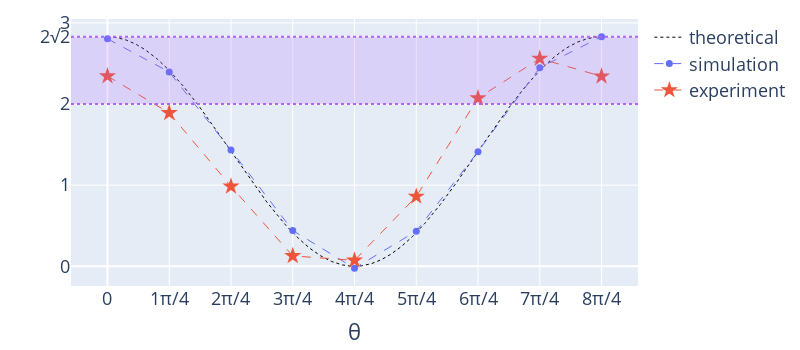

The notebook cell saved with this chart:
### Code cell
fig = go.Figure()

fig.add_hline(
    y = 2 * np.sqrt(2),
    line=dict(
        dash='dot',
        color='#AB63FA',
    )
)
fig.add_hline(
    y = 2,
    line=dict(
        dash='dot',
        color='#AB63FA',
    )
)
fig.add_hrect(
    y0=2., y1=2 * np.sqrt(2), line_width=0,
    fillcolor='#AB63FA',
    opacity=.2
)
fig.update_layout(
    yaxis={
        "tickvals": [0, 1, 2, 2*np.sqrt(2),3],
        "ticktext": [0, 1, 2, '2√2', 3]
    }
)
fig.add_trace(
    go.Scatter(
        x=xs_the, y=chshs_the, mode='lines',
        line=dict(
            dash='dot',
            width=1,
            color='black',
        ),
        name='theoretical'
    )
)
fig.add_trace(
    go.Scatter(
        x=xs_sim, y=chshs_sim, mode='lines+markers',
        line=dict(
            dash='dash',
            width=1.,
            color='#636EFA'
        ),
        marker=dict(
            size=7,
            color='#636EFA',
        ),
        name='simulation',
    )
)
fig.add_trace(
    go.Scatter(
        x=xs_sim, y=chshs_exp[:9],
        line=dict(
            dash='dash',
            width=1.,
            color='#EF553B',
        ),
        marker=dict(
            symbol='star',
            size=13,
            color='#EF553B',
        ),
        name='experiment',
    )
)
fig_size = 50
fig.update_layout(
    font_size=18,
    margin=dict(
        t=10,
        b=20,
        l=30,
        r=40,
    ),
    width=16 * fig_size, height=7 * fig_size,
    xaxis=dict(
        title='θ',
        tickmode='array',
        tickvals=xs_sim,
        ticktext=xs_text,
    ),
    yaxis=dict(
        title='<S>',
    )
)

### Figure 1 — Plotly figure (JSON) as saved in the notebook; plotly's stock layout.template omitted (floating-point values rounded to 4 significant figures; data arrays with more than 128 entries replaced by an {"elided": "..."} marker saying what was removed)
{"data": [{"line": {"color": "black", "dash": "dot", "width": 1}, "mode": "lines", "name": "theoretical", "type": "scatter", "x": {"elided": "1000 float values"}, "y": {"elided": "1000 float values"}}, {"line": {"color": "#636EFA", "dash": "dash", "width": 1}, "marker": {"color": "#636EFA", "size": 7}, "mode": "lines+markers", "name": "simulation", "type": "scatter", "x": [0, 0.7854, 1.571, 2.356, 3.142, 3.927, 4.712, 5.498, 6.283], "y": [2.804, 2.395, 1.432, 0.441, -0.0245, 0.433, 1.413, 2.449, 2.829]}, {"line": {"color": "#EF553B", "dash": "dash", "width": 1}, "marker": {"color": "#EF553B", "size": 13, "symbol": "star"}, "name": "experiment", "type": "scatter", "x": [0, 0.7854, 1.571, 2.356, 3.142, 3.927, 4.712, 5.498, 6.283], "y": [2.344, 1.89, 0.9845, 0.128, 0.073, 0.86, 2.072, 2.561, 2.342]}], "layout": {"font": {"size": 18}, "height": 350, "margin": {"b": 20, "l": 30, "r": 40, "t": 10}, "shapes": [{"line": {"color": "#AB63FA", "dash": "dot"}, "type": "line", "x0": 0, "x1": 1, "xref": "x domain", "y0": 2.828, "y1": 2.828, "yref": "y"}, {"line": {"color": "#AB63FA", "dash": "dot"}, "type": "line", "x0": 0, "x1": 1, "xref": "x domain", "y0": 2, "y1": 2, "yref": "y"}, {"fillcolor": "#AB63FA", "line": {"width": 0}, "opacity": 0.2, "type": "rect", "x0": 0, "x1": 1, "xref": "x domain", "y0": 2, "y1": 2.828, "yref": "y"}], "width": 800, "xaxis": {"tickmode": "array", "ticktext": [0, "1π/4", "2π/4", "3π/4", "4π/4", "5π/4", "6π/4", "7π/4", "8π/4"], "tickvals": [0, 0.7854, 1.571, 2.356, 3.142, 3.927, 4.712, 5.498, 6.283], "title": {"text": "θ"}}, "yaxis": {"ticktext": [0, 1, 2, "2√2", 3], "tickvals": [0, 1, 2, 2.828, 3], "title": {"text": "<S>"}}}}
